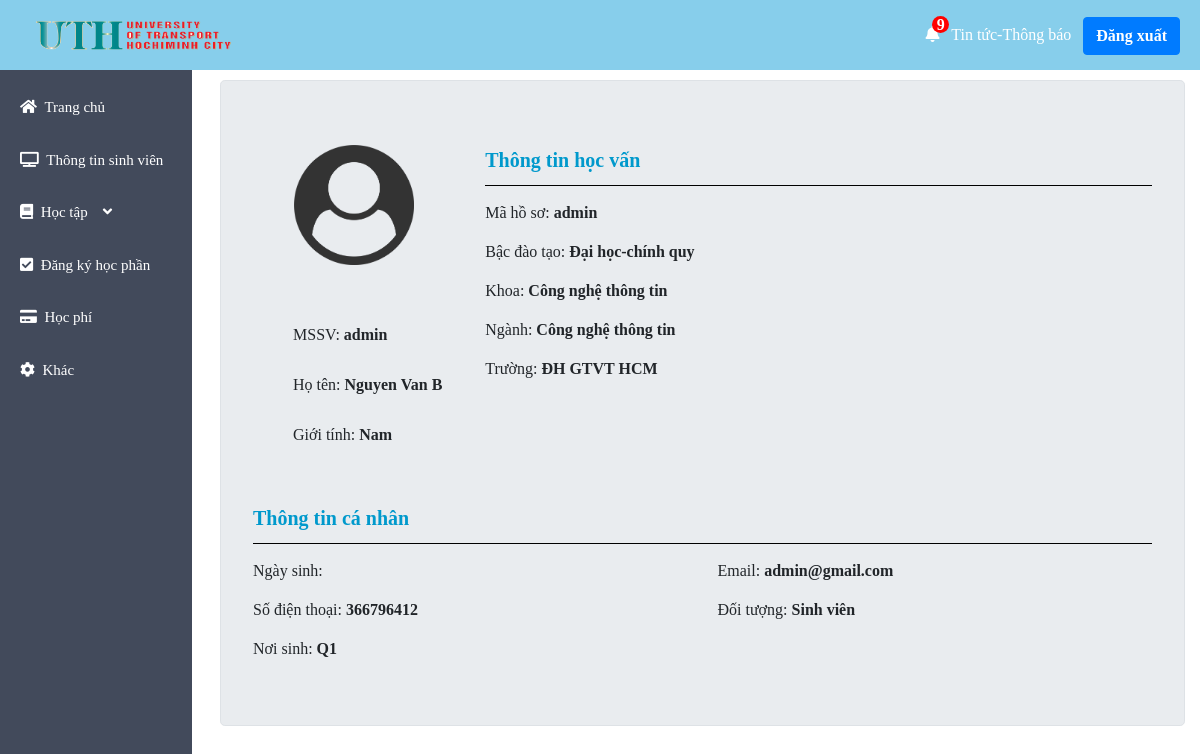
/register_study.php (signed in), run on an earlier commit of the app's database.
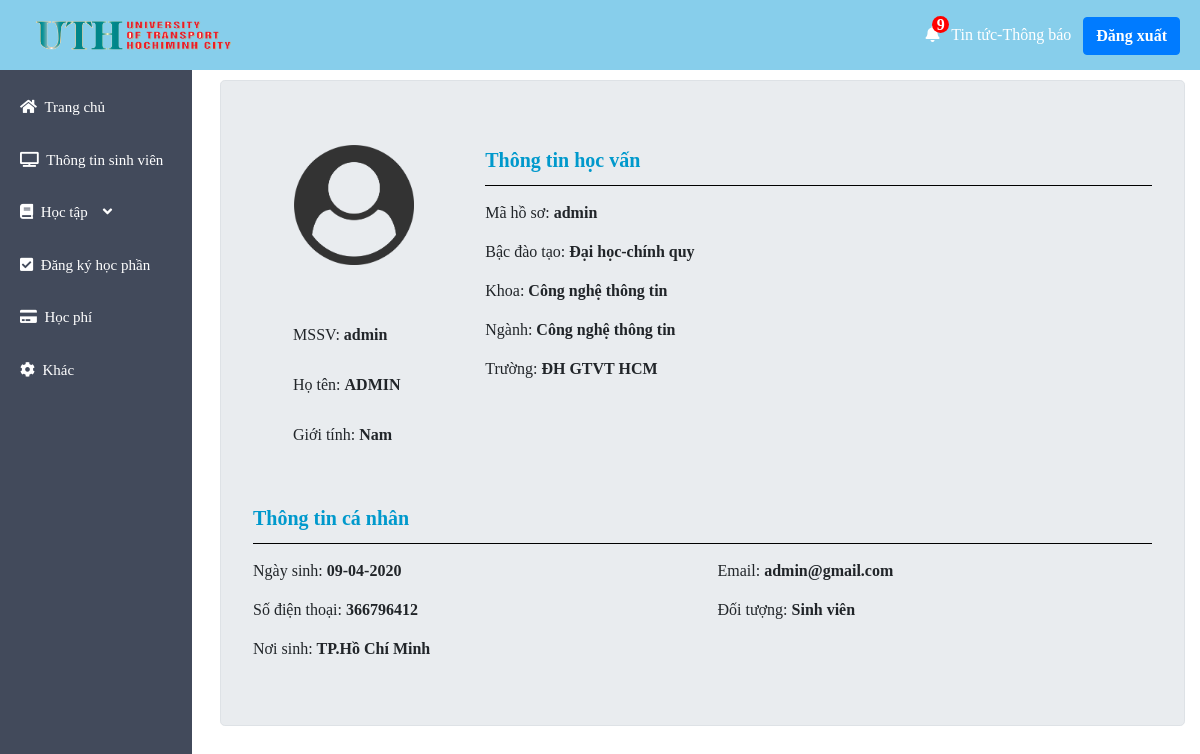
And on a later commit of the database.
### tables this page shows
CREATE TABLE `users` (
  `name` varchar(20) NOT NULL,
  `username` varchar(50) NOT NULL,
  `phone` int(30) DEFAULT NULL,
  `birthday` date DEFAULT NULL,
  `email` varchar(50) DEFAULT NULL,
  `usertype` varchar(50) DEFAULT NULL,
  `password` varchar(50) DEFAULT NULL,
  `pob` varchar(50) NOT NULL
);

### register_study.php (the view, shortened to what the changed rows need)
<?php
if(isset($_SESSION['username'])) {
    $username = $_SESSION['username'];
} else {
    header("location:login.php");
    exit;
}
$host = "localhost";
$user = "root";
$password = "";
$db = "sms";
$data = mysqli_connect($host, $user, $password, $db);
$sql = "SELECT users.*, DATE_FORMAT(birthday, '%d-%m-%Y') AS formatted_birthday
        FROM users
        WHERE username = '$username';";
$result = mysqli_query($data, $sql);
$userData = $result->fetch_assoc();
?>
<!DOCTYPE html>
<html lang="en">
<head>
    <link rel="stylesheet" href="https://use.fontawesome.com/releases/v5.8.1/css/all.css">
    <link rel="stylesheet" href="./css/student_sidebar.css">
    <?php include('admin_css.php'); ?>
</head>
<body>
    <div class="container-fluid">
        <div class="row">
            <div class="col-md-12">
                <div class="jumbotron custom-jumbotron">
                    <div class="box-df">
                        <div class="row">
                            <div class="col-md-3">
                                <div class="portlet">
                                    <div class="portlet-body light">
                                        <div class="profile-userpic">
                                            <br><br>
                                            <div class="form-group">
                                                <div class="control-label"><span id="code">MSSV</span>: <b><?php echo $userData['username']; ?></b></div>
                                            </div>
                                            <div class="form-group">
                                                <div class="control-label"><span id="name">Họ tên</span>: <b><?php echo $userData['name']; ?></b></div>
                                            </div>
                                        </div>
                                    </div>
                                </div>
                            </div>
                            <div class="col-md-9">
                                <div class="portlet">
                                    <div class="information">
                                        <div class="form-infor">
                                            <div class="control-label"><span id="code">Mã hồ sơ</span>: <b><?php echo $userData['username']; ?></b></div>
                                        </div>
                                    </div>
                                </div>
                            </div>
                            <div class="col-md-12 personal-info">
                                <div class="portlet">
                                    <div class="row">
                                        <div class="col-md-6">
                                            <div class="information">
                                                <div class="form-infor">
                                                    <div class="control-label"><span id="birthday">Ngày sinh</span>: <b><?php echo $userData['formatted_birthday']; ?></b></div>
                                                </div>
                                                <div class="form-infor">
                                                    <div class="control-label"><span id="phone">Số điện thoại</span>: <b><?php echo $userData['phone']; ?></b></div>
                                                </div>
                                                <div class="form-infor">
                                                    <div class="control-label"><span id="pob">Nơi sinh</span>: <b><?php echo $userData['pob']; ?></b></div>
                                                </div>
                                            </div>
                                        </div>
                                        <div class="col-md-6">
                                            <div class="information">
                                                <div class="form-infor">
                                                    <div class="control-label"><span id="major">Email</span>: <b><?php echo $userData['email']; ?></b></div>
                                                </div>
                                            </div>
                                        </div>
                                    </div>
                                </div>
                            </div>
                        </div>
                    </div>
                </div>
            </div>
        </div>
    </div>
</body>
</html>

What changed in the data, as far as the page shows it:
changed users "admin": name "Nguyen Van B" → "ADMIN"; pob "Q1" → "TP.Hồ Chí Minh"
Also different on the page:
$userData['formatted_birthday']: (not shown) → "09-04-2020"
